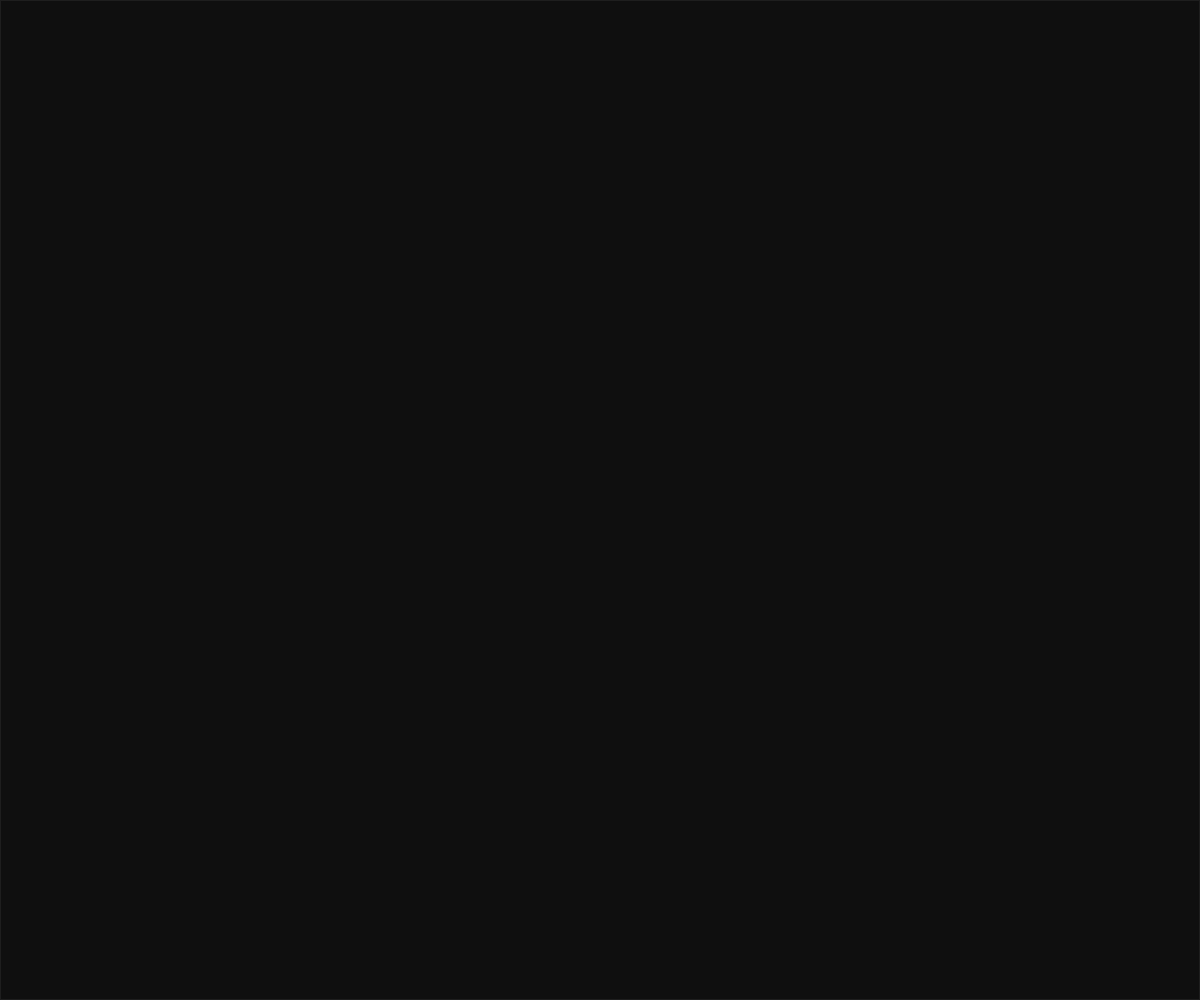
Frame 1 (no input)
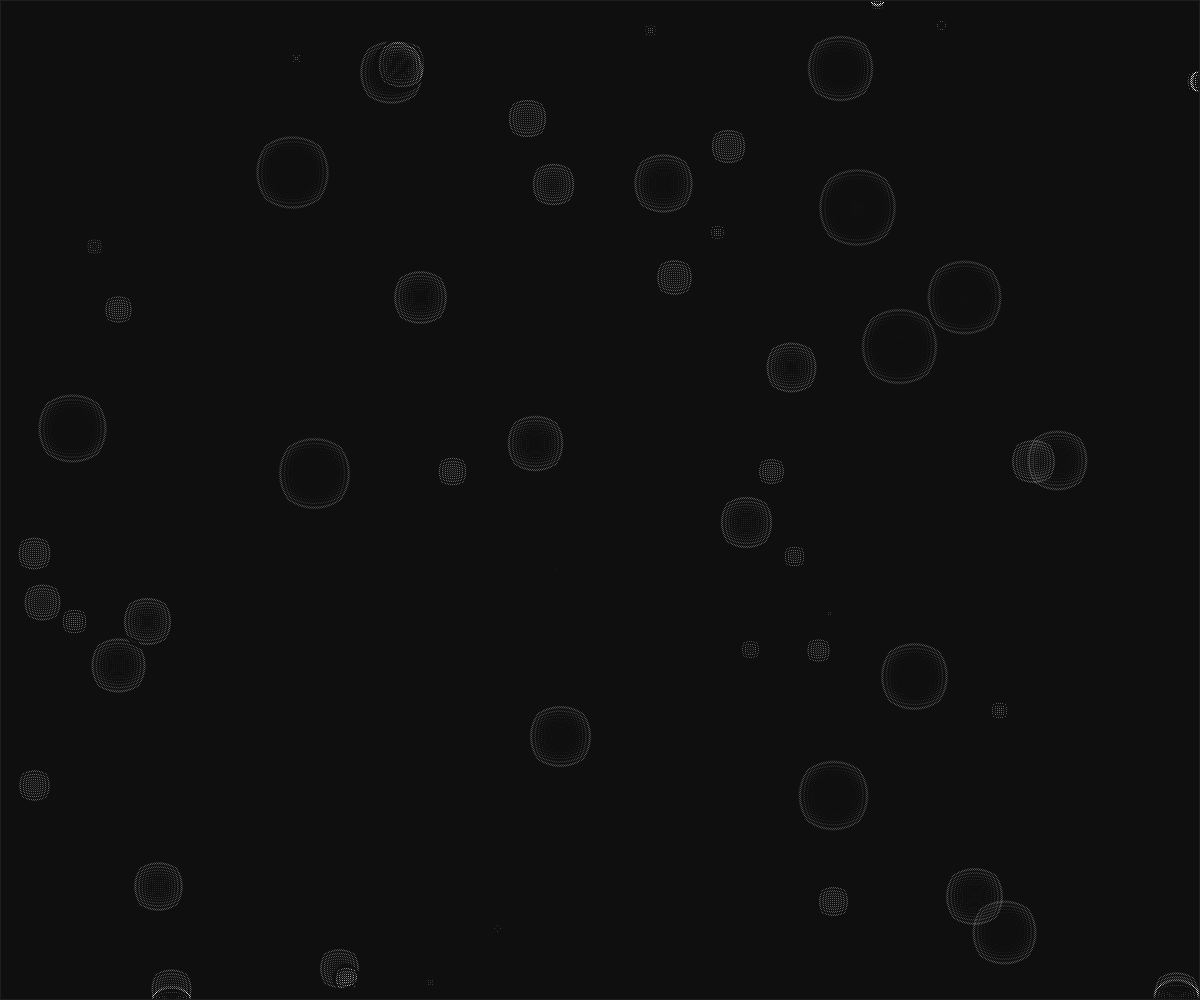
Frame 60 (no input)
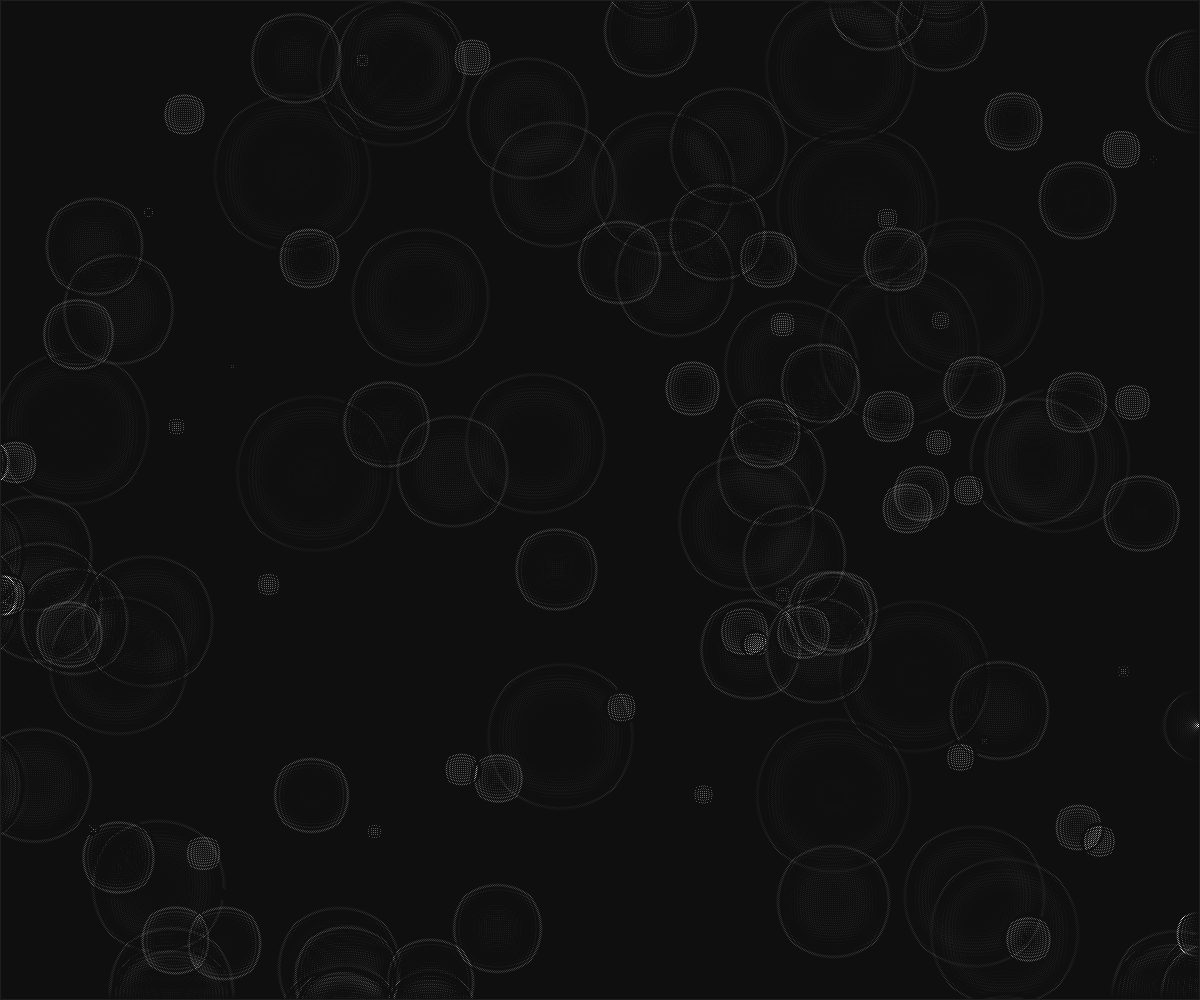
Frame 120 (the mouse pressed at the canvas centre since frame 60)

The p5.js sketch that drew these frames (run headless with seeded random() and noise() and a simulated clock; from frame 60 on, the mouse is pressed at the canvas centre):

// p5.js sketch
// ── sketch.js
let cols, rows;
let current, previous;
let rain = [];
let dampening = 0.985;

function setup() {
  createCanvas(windowWidth, windowHeight);
  pixelDensity(1);

  cols = width;
  rows = height;

  current = new Array(cols).fill(0).map(n => new Array(rows).fill(0));
  previous = new Array(cols).fill(0).map(n => new Array(rows).fill(0));
  // equals to the following
  // for (var i = 0; i < cols; i++) {
  //   current[i] = [];
  //   previous[i] = [];
  //   for (var j = 0; j < rows; j++) {
  //     current[i][j] = 0;
  //     previous[j] = 0;
  //   }
  // }

}

function draw() {
  background(30);

  loadPixels();

  // https://web.archive.org/web/20160418004149/http://freespace.virgin.net/hugo.elias/graphics/x_water.htm
  for (let i = 1; i < cols - 1; i++) {
    for (let j = 1; j < rows - 1; j++) {
      let buffer = (previous[i - 1][j] + previous[i + 1][j] + previous[i][j - 1] + previous[i][j + 1]) /2
      current[i][j] = (buffer - current[i][j]) * dampening;

      let index = (i + j * cols) * 4;
      pixels[index + 0] = current[i][j];
      pixels[index + 1] = current[i][j];
      pixels[index + 2] = current[i][j];
      pixels[index + 3] = 240;
    }
  }

  let x = parseInt(random(width)), y = parseInt(random(height));
  previous[x][y] = 2000;

  updatePixels();

  let temp = previous;
  previous = current;
  current = temp;
}

function mouseDragged() {
  previous[mouseX][mouseY] = 1000;
}
